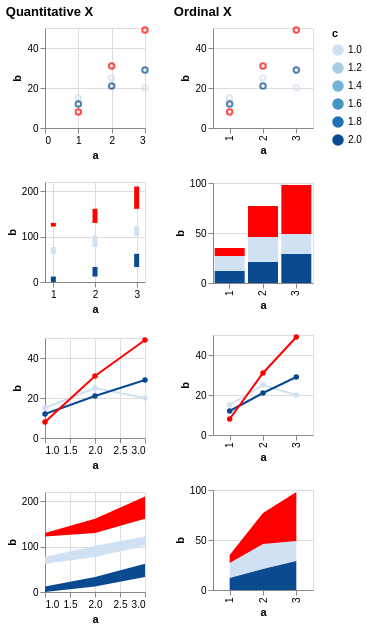

This figure's Vega-Lite source:
### Vega specification from a JSON file in a GitHub repository (floating-point values rounded to 4 significant figures)
{"$schema": "https://vega.github.io/schema/vega/v5.json", "description": "Testing invalid", "background": "white", "padding": 5, "data": [{"name": "source_0", "values": [{"a": 1, "b": 15, "c": 1}, {"a": 2, "b": 25, "c": 1}, {"a": 3, "b": 20, "c": 1}, {"a": 1, "b": 12, "c": 2}, {"a": 2, "b": 21, "c": 2}, {"a": 3, "b": 29, "c": 2}, {"a": 1, "b": 8, "c": null}, {"a": 2, "b": 31, "c": null}, {"a": 3, "b": 49, "c": null}]}, {"name": "data_0", "source": "source_0", "transform": [{"type": "formula", "expr": "toNumber(datum[\"a\"])", "as": "a"}]}, {"name": "data_1", "source": "data_0", "transform": [{"type": "filter", "expr": "isValid(datum[\"a\"]) && isFinite(+datum[\"a\"]) && isValid(datum[\"b\"]) && isFinite(+datum[\"b\"])"}]}, {"name": "data_2", "source": "data_0", "transform": [{"type": "stack", "groupby": [], "field": "b", "sort": {"field": ["c"], "order": ["descending"]}, "as": ["b_start", "b_end"], "offset": "zero"}, {"type": "filter", "expr": "isValid(datum[\"a\"]) && isFinite(+datum[\"a\"]) && isValid(datum[\"b\"]) && isFinite(+datum[\"b\"])"}]}, {"name": "data_3", "source": "data_0", "transform": [{"type": "stack", "groupby": [], "field": "b", "sort": {"field": ["c"], "order": ["descending"]}, "as": ["b_start", "b_end"], "offset": "zero"}, {"type": "filter", "expr": "isValid(datum[\"a\"]) && isFinite(+datum[\"a\"]) && isValid(datum[\"b\"]) && isFinite(+datum[\"b\"])"}]}, {"name": "data_4", "source": "data_0", "transform": [{"type": "filter", "expr": "isValid(datum[\"b\"]) && isFinite(+datum[\"b\"])"}]}, {"name": "data_5", "source": "data_0", "transform": [{"type": "stack", "groupby": ["a"], "field": "b", "sort": {"field": ["c"], "order": ["descending"]}, "as": ["b_start", "b_end"], "offset": "zero"}, {"type": "filter", "expr": "isValid(datum[\"b\"]) && isFinite(+datum[\"b\"])"}]}, {"name": "data_6", "source": "data_0", "transform": [{"type": "impute", "field": "b", "groupby": ["c"], "key": "a", "method": "value", "value": 0}, {"type": "stack", "groupby": ["a"], "field": "b", "sort": {"field": ["c"], "order": ["descending"]}, "as": ["b_start", "b_end"], "offset": "zero"}, {"type": "filter", "expr": "isValid(datum[\"b\"]) && isFinite(+datum[\"b\"])"}]}], "signals": [{"name": "childWidth", "value": 100}, {"name": "concat_0_childHeight", "value": 100}, {"name": "concat_1_childHeight", "value": 100}], "layout": {"padding": 20, "bounds": "full", "align": "each"}, "marks": [{"type": "group", "name": "concat_0_group", "title": {"text": "Quantitative X", "anchor": "start"}, "layout": {"padding": 20, "columns": 1, "bounds": "full", "align": "each"}, "marks": [{"type": "group", "name": "concat_0_concat_0_group", "style": "cell", "encode": {"update": {"width": {"signal": "childWidth"}, "height": {"signal": "concat_0_childHeight"}}}, "marks": [{"name": "concat_0_concat_0_marks", "type": "symbol", "style": ["point"], "from": {"data": "data_1"}, "encode": {"update": {"opacity": {"value": 0.7}, "fill": {"value": "transparent"}, "stroke": [{"test": "!isValid(datum[\"c\"]) || !isFinite(+datum[\"c\"])", "value": "red"}, {"scale": "color", "field": "c"}], "tooltip": {"signal": "{\"a\": format(datum[\"a\"], \"\"), \"b\": format(datum[\"b\"], \"\"), \"c\": format(datum[\"c\"], \"\")}"}, "ariaRoleDescription": {"value": "point"}, "description": {"signal": "\"a: \" + (format(datum[\"a\"], \"\")) + \"; b: \" + (format(datum[\"b\"], \"\")) + \"; c: \" + (format(datum[\"c\"], \"\"))"}, "x": {"scale": "concat_0_concat_0_x", "field": "a"}, "y": {"scale": "concat_0_concat_0_y", "field": "b"}}}}], "axes": [{"scale": "concat_0_concat_0_x", "orient": "bottom", "gridScale": "concat_0_concat_0_y", "grid": true, "tickCount": {"signal": "ceil(childWidth/40)"}, "domain": false, "labels": false, "aria": false, "maxExtent": 0, "minExtent": 0, "ticks": false, "zindex": 0}, {"scale": "concat_0_concat_0_y", "orient": "left", "gridScale": "concat_0_concat_0_x", "grid": true, "tickCount": {"signal": "ceil(concat_0_childHeight/40)"}, "domain": false, "labels": false, "aria": false, "maxExtent": 0, "minExtent": 0, "ticks": false, "zindex": 0}, {"scale": "concat_0_concat_0_x", "orient": "bottom", "grid": false, "title": "a", "labelFlush": true, "labelOverlap": true, "tickCount": {"signal": "ceil(childWidth/40)"}, "zindex": 0}, {"scale": "concat_0_concat_0_y", "orient": "left", "grid": false, "title": "b", "labelOverlap": true, "tickCount": {"signal": "ceil(concat_0_childHeight/40)"}, "zindex": 0}]}, {"type": "group", "name": "concat_0_concat_1_group", "style": "cell", "encode": {"update": {"width": {"signal": "childWidth"}, "height": {"signal": "concat_0_childHeight"}}}, "marks": [{"name": "concat_0_concat_1_marks", "type": "rect", "style": ["bar"], "from": {"data": "data_2"}, "encode": {"update": {"fill": [{"test": "!isValid(datum[\"c\"]) || !isFinite(+datum[\"c\"])", "value": "red"}, {"scale": "color", "field": "c"}], "tooltip": {"signal": "{\"a\": format(datum[\"a\"], \"\"), \"b\": format(datum[\"b\"], \"\"), \"c\": format(datum[\"c\"], \"\")}"}, "ariaRoleDescription": {"value": "bar"}, "description": {"signal": "\"a: \" + (format(datum[\"a\"], \"\")) + \"; b: \" + (format(datum[\"b\"], \"\")) + \"; c: \" + (format(datum[\"c\"], \"\"))"}, "xc": {"scale": "concat_0_concat_1_x", "field": "a"}, "width": {"value": 5}, "y": {"scale": "concat_0_concat_1_y", "field": "b_end"}, "y2": {"scale": "concat_0_concat_1_y", "field": "b_start"}}}}], "axes": [{"scale": "concat_0_concat_1_x", "orient": "bottom", "gridScale": "concat_0_concat_1_y", "grid": true, "tickCount": {"signal": "ceil(childWidth/40)"}, "domain": false, "labels": false, "aria": false, "maxExtent": 0, "minExtent": 0, "ticks": false, "zindex": 0}, {"scale": "concat_0_concat_1_y", "orient": "left", "gridScale": "concat_0_concat_1_x", "grid": true, "tickCount": {"signal": "ceil(concat_0_childHeight/40)"}, "domain": false, "labels": false, "aria": false, "maxExtent": 0, "minExtent": 0, "ticks": false, "zindex": 0}, {"scale": "concat_0_concat_1_x", "orient": "bottom", "grid": false, "title": "a", "labelFlush": true, "labelOverlap": true, "tickCount": {"signal": "ceil(childWidth/40)"}, "zindex": 0}, {"scale": "concat_0_concat_1_y", "orient": "left", "grid": false, "title": "b", "labelOverlap": true, "tickCount": {"signal": "ceil(concat_0_childHeight/40)"}, "zindex": 0}]}, {"type": "group", "name": "concat_0_concat_2_group", "style": "cell", "encode": {"update": {"width": {"signal": "childWidth"}, "height": {"signal": "concat_0_childHeight"}}}, "marks": [{"name": "concat_0_concat_2_layer_0_pathgroup", "type": "group", "from": {"facet": {"name": "faceted_path_concat_0_concat_2_layer_0_main", "data": "data_1", "groupby": ["c"]}}, "encode": {"update": {"width": {"field": {"group": "width"}}, "height": {"field": {"group": "height"}}}}, "marks": [{"name": "concat_0_concat_2_layer_0_marks", "type": "line", "style": ["line"], "sort": {"field": "x"}, "from": {"data": "faceted_path_concat_0_concat_2_layer_0_main"}, "encode": {"update": {"stroke": [{"test": "!isValid(datum[\"c\"]) || !isFinite(+datum[\"c\"])", "value": "red"}, {"scale": "color", "field": "c"}], "tooltip": {"signal": "{\"a\": format(datum[\"a\"], \"\"), \"b\": format(datum[\"b\"], \"\"), \"c\": format(datum[\"c\"], \"\")}"}, "description": {"signal": "\"a: \" + (format(datum[\"a\"], \"\")) + \"; b: \" + (format(datum[\"b\"], \"\")) + \"; c: \" + (format(datum[\"c\"], \"\"))"}, "x": {"scale": "concat_0_concat_2_x", "field": "a"}, "y": {"scale": "concat_0_concat_2_y", "field": "b"}}}}]}, {"name": "concat_0_concat_2_layer_1_marks", "type": "symbol", "style": ["point"], "from": {"data": "data_1"}, "encode": {"update": {"opacity": {"value": 1}, "fill": [{"test": "!isValid(datum[\"c\"]) || !isFinite(+datum[\"c\"])", "value": "red"}, {"scale": "color", "field": "c"}], "tooltip": {"signal": "{\"a\": format(datum[\"a\"], \"\"), \"b\": format(datum[\"b\"], \"\"), \"c\": format(datum[\"c\"], \"\")}"}, "ariaRoleDescription": {"value": "point"}, "description": {"signal": "\"a: \" + (format(datum[\"a\"], \"\")) + \"; b: \" + (format(datum[\"b\"], \"\")) + \"; c: \" + (format(datum[\"c\"], \"\"))"}, "x": {"scale": "concat_0_concat_2_x", "field": "a"}, "y": {"scale": "concat_0_concat_2_y", "field": "b"}}}}], "axes": [{"scale": "concat_0_concat_2_x", "orient": "bottom", "gridScale": "concat_0_concat_2_y", "grid": true, "tickCount": {"signal": "ceil(childWidth/40)"}, "domain": false, "labels": false, "aria": false, "maxExtent": 0, "minExtent": 0, "ticks": false, "zindex": 0}, {"scale": "concat_0_concat_2_y", "orient": "left", "gridScale": "concat_0_concat_2_x", "grid": true, "tickCount": {"signal": "ceil(concat_0_childHeight/40)"}, "domain": false, "labels": false, "aria": false, "maxExtent": 0, "minExtent": 0, "ticks": false, "zindex": 0}, {"scale": "concat_0_concat_2_x", "orient": "bottom", "grid": false, "title": "a", "labelFlush": true, "labelOverlap": true, "tickCount": {"signal": "ceil(childWidth/40)"}, "zindex": 0}, {"scale": "concat_0_concat_2_y", "orient": "left", "grid": false, "title": "b", "labelOverlap": true, "tickCount": {"signal": "ceil(concat_0_childHeight/40)"}, "zindex": 0}]}, {"type": "group", "name": "concat_0_concat_3_group", "style": "cell", "encode": {"update": {"width": {"signal": "childWidth"}, "height": {"signal": "concat_0_childHeight"}}}, "marks": [{"name": "concat_0_concat_3_pathgroup", "type": "group", "from": {"facet": {"name": "faceted_path_concat_0_concat_3_main", "data": "data_3", "groupby": ["c"]}}, "encode": {"update": {"width": {"field": {"group": "width"}}, "height": {"field": {"group": "height"}}}}, "marks": [{"name": "concat_0_concat_3_marks", "type": "area", "style": ["area"], "sort": {"field": "x"}, "from": {"data": "faceted_path_concat_0_concat_3_main"}, "encode": {"update": {"orient": {"value": "vertical"}, "fill": [{"test": "!isValid(datum[\"c\"]) || !isFinite(+datum[\"c\"])", "value": "red"}, {"scale": "color", "field": "c"}], "tooltip": {"signal": "{\"a\": format(datum[\"a\"], \"\"), \"b\": format(datum[\"b\"], \"\"), \"c\": format(datum[\"c\"], \"\")}"}, "description": {"signal": "\"a: \" + (format(datum[\"a\"], \"\")) + \"; b: \" + (format(datum[\"b\"], \"\")) + \"; c: \" + (format(datum[\"c\"], \"\"))"}, "x": {"scale": "concat_0_concat_3_x", "field": "a"}, "y": {"scale": "concat_0_concat_3_y", "field": "b_end"}, "y2": {"scale": "concat_0_concat_3_y", "field": "b_start"}}}}]}], "axes": [{"scale": "concat_0_concat_3_x", "orient": "bottom", "gridScale": "concat_0_concat_3_y", "grid": true, "tickCount": {"signal": "ceil(childWidth/40)"}, "domain": false, "labels": false, "aria": false, "maxExtent": 0, "minExtent": 0, "ticks": false, "zindex": 0}, {"scale": "concat_0_concat_3_y", "orient": "left", "gridScale": "concat_0_concat_3_x", "grid": true, "tickCount": {"signal": "ceil(concat_0_childHeight/40)"}, "domain": false, "labels": false, "aria": false, "maxExtent": 0, "minExtent": 0, "ticks": false, "zindex": 0}, {"scale": "concat_0_concat_3_x", "orient": "bottom", "grid": false, "title": "a", "labelFlush": true, "labelOverlap": true, "tickCount": {"signal": "ceil(childWidth/40)"}, "zindex": 0}, {"scale": "concat_0_concat_3_y", "orient": "left", "grid": false, "title": "b", "labelOverlap": true, "tickCount": {"signal": "ceil(concat_0_childHeight/40)"}, "zindex": 0}]}]}, {"type": "group", "name": "concat_1_group", "title": {"text": "Ordinal X", "anchor": "start"}, "layout": {"padding": 20, "columns": 1, "bounds": "full", "align": "each"}, "marks": [{"type": "group", "name": "concat_1_concat_0_group", "style": "cell", "encode": {"update": {"width": {"signal": "childWidth"}, "height": {"signal": "concat_1_childHeight"}}}, "marks": [{"name": "concat_1_concat_0_marks", "type": "symbol", "style": ["point"], "from": {"data": "data_4"}, "encode": {"update": {"opacity": {"value": 0.7}, "fill": {"value": "transparent"}, "stroke": [{"test": "!isValid(datum[\"c\"]) || !isFinite(+datum[\"c\"])", "value": "red"}, {"scale": "color", "field": "c"}], "tooltip": {"signal": "{\"a\": isValid(datum[\"a\"]) ? datum[\"a\"] : \"\"+datum[\"a\"], \"b\": format(datum[\"b\"], \"\"), \"c\": format(datum[\"c\"], \"\")}"}, "ariaRoleDescription": {"value": "point"}, "description": {"signal": "\"a: \" + (isValid(datum[\"a\"]) ? datum[\"a\"] : \"\"+datum[\"a\"]) + \"; b: \" + (format(datum[\"b\"], \"\")) + \"; c: \" + (format(datum[\"c\"], \"\"))"}, "x": {"scale": "concat_1_concat_0_x", "field": "a"}, "y": {"scale": "concat_1_concat_0_y", "field": "b"}}}}], "axes": [{"scale": "concat_1_concat_0_y", "orient": "left", "gridScale": "concat_1_concat_0_x", "grid": true, "tickCount": {"signal": "ceil(concat_1_childHeight/40)"}, "domain": false, "labels": false, "aria": false, "maxExtent": 0, "minExtent": 0, "ticks": false, "zindex": 0}, {"scale": "concat_1_concat_0_x", "orient": "bottom", "grid": false, "title": "a", "labelAlign": "right", "labelAngle": 270, "labelBaseline": "middle", "zindex": 0}, {"scale": "concat_1_concat_0_y", "orient": "left", "grid": false, "title": "b", "labelOverlap": true, "tickCount": {"signal": "ceil(concat_1_childHeight/40)"}, "zindex": 0}]}, {"type": "group", "name": "concat_1_concat_1_group", "style": "cell", "encode": {"update": {"width": {"signal": "childWidth"}, "height": {"signal": "concat_1_childHeight"}}}, "marks": [{"name": "concat_1_concat_1_marks", "type": "rect", "style": ["bar"], "from": {"data": "data_5"}, "encode": {"update": {"fill": [{"test": "!isValid(datum[\"c\"]) || !isFinite(+datum[\"c\"])", "value": "red"}, {"scale": "color", "field": "c"}], "tooltip": {"signal": "{\"a\": isValid(datum[\"a\"]) ? datum[\"a\"] : \"\"+datum[\"a\"], \"b\": format(datum[\"b\"], \"\"), \"c\": format(datum[\"c\"], \"\")}"}, "ariaRoleDescription": {"value": "bar"}, "description": {"signal": "\"a: \" + (isValid(datum[\"a\"]) ? datum[\"a\"] : \"\"+datum[\"a\"]) + \"; b: \" + (format(datum[\"b\"], \"\")) + \"; c: \" + (format(datum[\"c\"], \"\"))"}, "x": {"scale": "concat_1_concat_1_x", "field": "a"}, "width": {"signal": "max(0.25, bandwidth('concat_1_concat_1_x'))"}, "y": {"scale": "concat_1_concat_1_y", "field": "b_end"}, "y2": {"scale": "concat_1_concat_1_y", "field": "b_start"}}}}], "axes": [{"scale": "concat_1_concat_1_y", "orient": "left", "gridScale": "concat_1_concat_1_x", "grid": true, "tickCount": {"signal": "ceil(concat_1_childHeight/40)"}, "domain": false, "labels": false, "aria": false, "maxExtent": 0, "minExtent": 0, "ticks": false, "zindex": 0}, {"scale": "concat_1_concat_1_x", "orient": "bottom", "grid": false, "title": "a", "labelAlign": "right", "labelAngle": 270, "labelBaseline": "middle", "zindex": 0}, {"scale": "concat_1_concat_1_y", "orient": "left", "grid": false, "title": "b", "labelOverlap": true, "tickCount": {"signal": "ceil(concat_1_childHeight/40)"}, "zindex": 0}]}, {"type": "group", "name": "concat_1_concat_2_group", "style": "cell", "encode": {"update": {"width": {"signal": "childWidth"}, "height": {"signal": "concat_1_childHeight"}}}, "marks": [{"name": "concat_1_concat_2_layer_0_pathgroup", "type": "group", "from": {"facet": {"name": "faceted_path_concat_1_concat_2_layer_0_main", "data": "data_4", "groupby": ["c"]}}, "encode": {"update": {"width": {"field": {"group": "width"}}, "height": {"field": {"group": "height"}}}}, "marks": [{"name": "concat_1_concat_2_layer_0_marks", "type": "line", "style": ["line"], "sort": {"field": "x"}, "from": {"data": "faceted_path_concat_1_concat_2_layer_0_main"}, "encode": {"update": {"stroke": [{"test": "!isValid(datum[\"c\"]) || !isFinite(+datum[\"c\"])", "value": "red"}, {"scale": "color", "field": "c"}], "tooltip": {"signal": "{\"a\": isValid(datum[\"a\"]) ? datum[\"a\"] : \"\"+datum[\"a\"], \"b\": format(datum[\"b\"], \"\"), \"c\": format(datum[\"c\"], \"\")}"}, "description": {"signal": "\"a: \" + (isValid(datum[\"a\"]) ? datum[\"a\"] : \"\"+datum[\"a\"]) + \"; b: \" + (format(datum[\"b\"], \"\")) + \"; c: \" + (format(datum[\"c\"], \"\"))"}, "x": {"scale": "concat_1_concat_2_x", "field": "a"}, "y": {"scale": "concat_1_concat_2_y", "field": "b"}}}}]}, {"name": "concat_1_concat_2_layer_1_marks", "type": "symbol", "style": ["point"], "from": {"data": "data_4"}, "encode": {"update": {"opacity": {"value": 1}, "fill": [{"test": "!isValid(datum[\"c\"]) || !isFinite(+datum[\"c\"])", "value": "red"}, {"scale": "color", "field": "c"}], "tooltip": {"signal": "{\"a\": isValid(datum[\"a\"]) ? datum[\"a\"] : \"\"+datum[\"a\"], \"b\": format(datum[\"b\"], \"\"), \"c\": format(datum[\"c\"], \"\")}"}, "ariaRoleDescription": {"value": "point"}, "description": {"signal": "\"a: \" + (isValid(datum[\"a\"]) ? datum[\"a\"] : \"\"+datum[\"a\"]) + \"; b: \" + (format(datum[\"b\"], \"\")) + \"; c: \" + (format(datum[\"c\"], \"\"))"}, "x": {"scale": "concat_1_concat_2_x", "field": "a"}, "y": {"scale": "concat_1_concat_2_y", "field": "b"}}}}], "axes": [{"scale": "concat_1_concat_2_y", "orient": "left", "gridScale": "concat_1_concat_2_x", "grid": true, "tickCount": {"signal": "ceil(concat_1_childHeight/40)"}, "domain": false, "labels": false, "aria": false, "maxExtent": 0, "minExtent": 0, "ticks": false, "zindex": 0}, {"scale": "concat_1_concat_2_x", "orient": "bottom", "grid": false, "title": "a", "labelAlign": "right", "labelAngle": 270, "labelBaseline": "middle", "zindex": 0}, {"scale": "concat_1_concat_2_y", "orient": "left", "grid": false, "title": "b", "labelOverlap": true, "tickCount": {"signal": "ceil(concat_1_childHeight/40)"}, "zindex": 0}]}, {"type": "group", "name": "concat_1_concat_3_group", "style": "cell", "encode": {"update": {"width": {"signal": "childWidth"}, "height": {"signal": "concat_1_childHeight"}}}, "marks": [{"name": "concat_1_concat_3_pathgroup", "type": "group", "from": {"facet": {"name": "faceted_path_concat_1_concat_3_main", "data": "data_6", "groupby": ["c"]}}, "encode": {"update": {"width": {"field": {"group": "width"}}, "height": {"field": {"group": "height"}}}}, "marks": [{"name": "concat_1_concat_3_marks", "type": "area", "style": ["area"], "sort": {"field": "x"}, "from": {"data": "faceted_path_concat_1_concat_3_main"}, "encode": {"update": {"orient": {"value": "vertical"}, "fill": [{"test": "!isValid(datum[\"c\"]) || !isFinite(+datum[\"c\"])", "value": "red"}, {"scale": "color", "field": "c"}], "tooltip": {"signal": "{\"a\": isValid(datum[\"a\"]) ? datum[\"a\"] : \"\"+datum[\"a\"], \"b\": format(datum[\"b\"], \"\"), \"c\": format(datum[\"c\"], \"\")}"}, "description": {"signal": "\"a: \" + (isValid(datum[\"a\"]) ? datum[\"a\"] : \"\"+datum[\"a\"]) + \"; b: \" + (format(datum[\"b\"], \"\")) + \"; c: \" + (format(datum[\"c\"], \"\"))"}, "x": {"scale": "concat_1_concat_3_x", "field": "a"}, "y": {"scale": "concat_1_concat_3_y", "field": "b_end"}, "y2": {"scale": "concat_1_concat_3_y", "field": "b_start"}}}}]}], "axes": [{"scale": "concat_1_concat_3_y", "orient": "left", "gridScale": "concat_1_concat_3_x", "grid": true, "tickCount": {"signal": "ceil(concat_1_childHeight/40)"}, "domain": false, "labels": false, "aria": false, "maxExtent": 0, "minExtent": 0, "ticks": false, "zindex": 0}, {"scale": "concat_1_concat_3_x", "orient": "bottom", "grid": false, "title": "a", "labelAlign": "right", "labelAngle": 270, "labelBaseline": "middle", "zindex": 0}, {"scale": "concat_1_concat_3_y", "orient": "left", "grid": false, "title": "b", "labelOverlap": true, "tickCount": {"signal": "ceil(concat_1_childHeight/40)"}, "zindex": 0}]}]}], "scales": [{"name": "color", "type": "linear", "domain": {"fields": [{"data": "data_1", "field": "c"}, {"data": "data_2", "field": "c"}, {"data": "data_3", "field": "c"}, {"data": "data_4", "field": "c"}, {"data": "data_5", "field": "c"}, {"data": "data_6", "field": "c"}]}, "range": "ramp", "interpolate": "hcl", "zero": false}, {"name": "concat_0_concat_0_x", "type": "linear", "domain": {"data": "data_1", "field": "a"}, "range": [0, {"signal": "childWidth"}], "nice": true, "zero": true}, {"name": "concat_0_concat_0_y", "type": "linear", "domain": {"data": "data_1", "field": "b"}, "range": [{"signal": "concat_0_childHeight"}, 0], "nice": true, "zero": true}, {"name": "concat_0_concat_1_x", "type": "linear", "domain": {"data": "data_2", "field": "a"}, "range": [0, {"signal": "childWidth"}], "nice": true, "zero": false, "padding": 5}, {"name": "concat_0_concat_1_y", "type": "linear", "domain": {"data": "data_2", "fields": ["b_start", "b_end"]}, "range": [{"signal": "concat_0_childHeight"}, 0], "nice": true, "zero": true}, {"name": "concat_0_concat_2_x", "type": "linear", "domain": {"data": "data_1", "field": "a"}, "range": [0, {"signal": "childWidth"}], "nice": true, "zero": false}, {"name": "concat_0_concat_2_y", "type": "linear", "domain": {"data": "data_1", "field": "b"}, "range": [{"signal": "concat_0_childHeight"}, 0], "nice": true, "zero": true}, {"name": "concat_0_concat_3_x", "type": "linear", "domain": {"data": "data_3", "field": "a"}, "range": [0, {"signal": "childWidth"}], "nice": true, "zero": false}, {"name": "concat_0_concat_3_y", "type": "linear", "domain": {"data": "data_3", "fields": ["b_start", "b_end"]}, "range": [{"signal": "concat_0_childHeight"}, 0], "nice": true, "zero": true}, {"name": "concat_1_concat_0_x", "type": "point", "domain": {"data": "data_4", "field": "a", "sort": true}, "range": [0, {"signal": "childWidth"}], "padding": 0.5}, {"name": "concat_1_concat_0_y", "type": "linear", "domain": {"data": "data_4", "field": "b"}, "range": [{"signal": "concat_1_childHeight"}, 0], "nice": true, "zero": true}, {"name": "concat_1_concat_1_x", "type": "band", "domain": {"data": "data_5", "field": "a", "sort": true}, "range": [0, {"signal": "childWidth"}], "paddingInner": 0.1, "paddingOuter": 0.05}, {"name": "concat_1_concat_1_y", "type": "linear", "domain": {"data": "data_5", "fields": ["b_start", "b_end"]}, "range": [{"signal": "concat_1_childHeight"}, 0], "nice": true, "zero": true}, {"name": "concat_1_concat_2_x", "type": "point", "domain": {"data": "data_4", "field": "a", "sort": true}, "range": [0, {"signal": "childWidth"}], "padding": 0.5}, {"name": "concat_1_concat_2_y", "type": "linear", "domain": {"data": "data_4", "field": "b"}, "range": [{"signal": "concat_1_childHeight"}, 0], "nice": true, "zero": true}, {"name": "concat_1_concat_3_x", "type": "point", "domain": {"data": "data_6", "field": "a", "sort": true}, "range": [0, {"signal": "childWidth"}], "padding": 0.5}, {"name": "concat_1_concat_3_y", "type": "linear", "domain": {"data": "data_6", "fields": ["b_start", "b_end"]}, "range": [{"signal": "concat_1_childHeight"}, 0], "nice": true, "zero": true}], "legends": [{"stroke": "color", "gradientLength": {"signal": "clamp(concat_0_childHeight, 64, 200)"}, "title": "c", "encode": {"gradient": {"update": {"opacity": {"value": 0.7}}}}, "fill": "color"}], "config": {"mark": {"tooltip": true}}}
